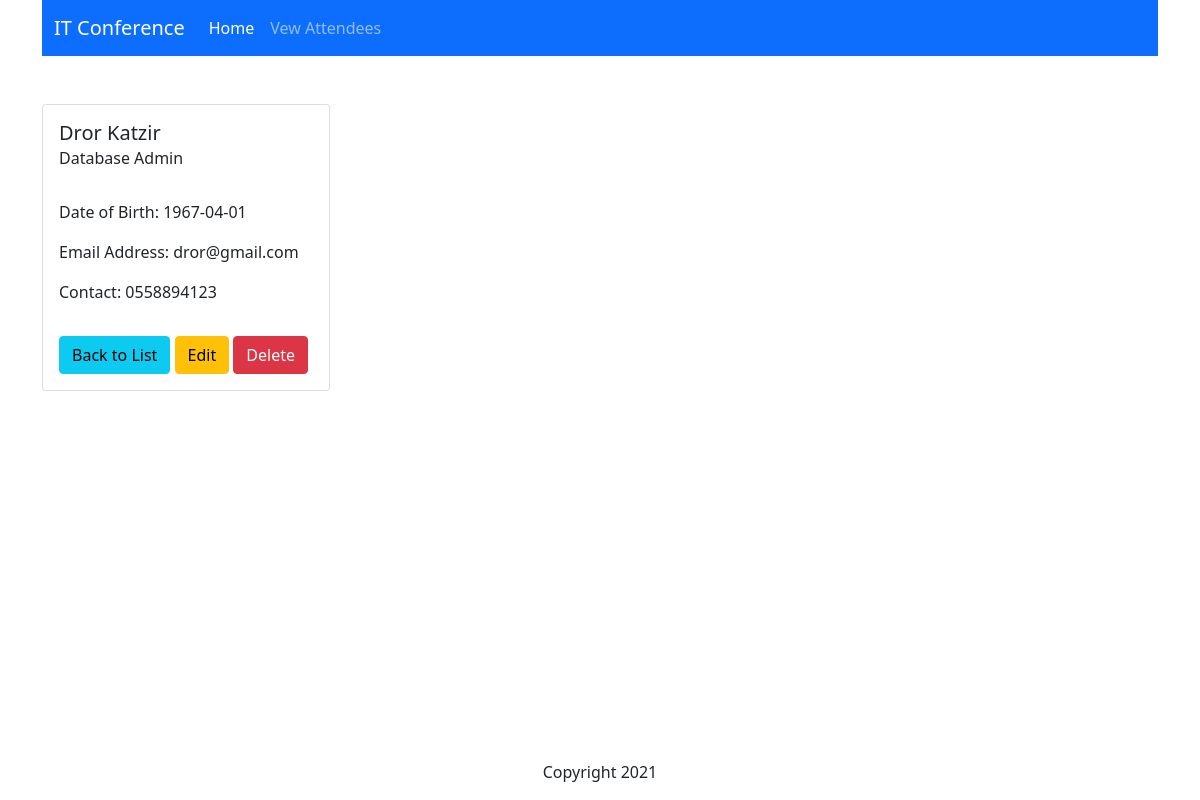
Screenshot of /view.php?id=2 with the database file from the repository.
### tables this page shows
CREATE TABLE `attendee` (
  `attendee_id` int(11) NOT NULL,
  `firstname` varchar(100) NOT NULL,
  `lastname` varchar(100) NOT NULL,
  `dateofbirth` date NOT NULL,
  `emailaddress` varchar(100) NOT NULL,
  `contactnumber` varchar(20) NOT NULL,
  `specialty_id` int(11) NOT NULL
);

CREATE TABLE `specialties` (
  `specialty_id` int(11) NOT NULL,
  `name` varchar(50) NOT NULL
);

### db/conn.php (called while the page is built)
<?php
    $host = '127.0.0.1';
    $db = 'attendance_db';
    $user = 'root';
    $pass = '';
    $charset = 'utf8mb4';
    $dsn = "mysql:host=$host;dbname=$db;charset=$charset";
    try{
        $pdo = new PDO($dsn, $user, $pass);
        $pdo->setAttribute(PDO::ATTR_ERRMODE, PDO::ERRMODE_EXCEPTION);
    }catch(PDOException $e){
        throw new PDOException($e->getMessage());
    }
    require_once 'crud.php';
    $crud = new crud($pdo);
?>

### db/crud.php (called while the page is built, shortened)
<?php
    class crud {
        private $db;
        function __construct($conn){
            $this->db = $conn;
        }
        public function getAttendeeDetails($id){
            try {
                $sql = "SELECT * FROM `attendee` a INNER JOIN `specialties` s ON a.specialty_id = s.specialty_id WHERE attendee_id = :id";
                $stmt = $this->db->prepare($sql);
                $stmt->bindparam(':id', $id);
                $stmt->execute();
                $result = $stmt->fetch();
                return $result;
            } catch (PDOException $e) {
                echo $e->getMessage();
                return false;
            }
        }
    }
?>

### view.php (the view, shortened to what this page needs)
<?php
    require_once 'includes/header.php';
    require_once 'db/conn.php';
    if( ! isset($_GET['id']) ) {
        include 'includes/errormsg.php';
    }
    else {
        $id = $_GET['id'];
        $result = $crud->getAttendeeDetails($id);
    ?>
    <div class="card" style="width: 18rem;">
        <div class="card-body">
            <h5 class="card-title">
                <?= $result['firstname'] .' ' . $result['lastname'] ?>
            </h5>
            <h6 class="card-subtitle">
                <?= $result['name'] ?>
            </h6>
        </div>
        <div class="card-body">
            <p class="card-text">Date of Birth: <?= $result['dateofbirth'] ?></p>
            <p class="card-text">Email Address: <?= $result['emailaddress'] ?></p>
            <p class="card-text">Contact: <?= $result['contactnumber'] ?></p>
        </div>
        <div class="card-body">
            <a href="viewrecords.php" class="btn btn-info">Back to List</a>
            <a href="edit.php?id=<?php echo $result['attendee_id'] ?>" class="btn btn-warning">Edit</a>
            <a onClick="return confirm('Are you sure you want to delete this record?');" href="delete.php?id=<?php echo $result['attendee_id'] ?>" class="btn btn-danger">Delete</a>
        </div>
    </div>
    <?php } ?>
<?php require_once 'includes/footer.php'; ?>

### rows the page displays
attendee: firstname "Dror", lastname "Katzir", specialty.name "Database Admin", dateofbirth "1967-04-01", emailaddress "dror@gmail.com", contactnumber "0558894123"
